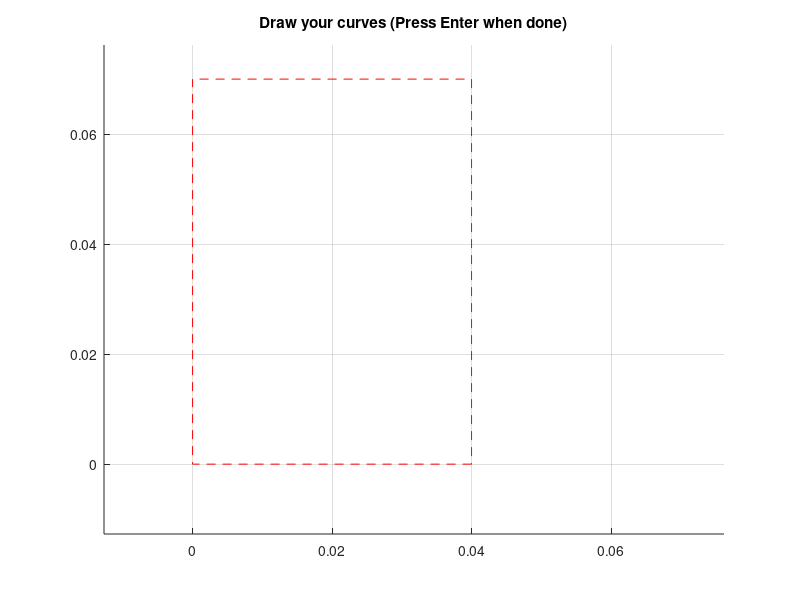

Here is the MATLAB script that generated this plot: (Note: this script raises an error after producing the figure.)
clc; clear; close all;
fig = figure;
axis([-0.0127 0.0762 -0.0127 0.0762]);
hold on;
grid on;
title('Draw your curves (Press Enter when done)');
rectangle('Position',[0, 0, 0.04, 0.07],'EdgeColor','r','LineStyle','--');
all_points = [];
while true
    h = drawfreehand;
    if isempty(h.Position)
        break;
    end
    all_points = [all_points; h.Position; NaN NaN];
    choice = questdlg('Draw another curve?', 'Continue?', 'Yes', 'No', 'Yes');
    if strcmp(choice, 'No')
        break;
    end
end
name = inputdlg('Enter filename (without extension):', 'Save As', [1 50]);
if isempty(name)
    disp('No filename entered. Exiting.');
    return;
end
folder_path = fullfile('Nodes', 'Letters');
if ~exist(folder_path, 'dir')
    mkdir(folder_path);
end
filepath = fullfile(folder_path, [name{1}, '.csv']);
csvwrite(filepath, all_points);
disp(['Data saved to ', filepath]);
